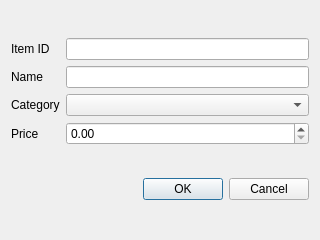
<?xml version="1.0" encoding="UTF-8"?>
<ui version="4.0">
 <class>EditItem</class>
 <widget class="QDialog" name="EditItem">
  <property name="geometry">
   <rect>
    <x>0</x>
    <y>0</y>
    <width>320</width>
    <height>240</height>
   </rect>
  </property>
  <property name="windowTitle">
   <string>Edit Item</string>
  </property>
  <layout class="QVBoxLayout" name="verticalLayout">
   <item>
    <layout class="QGridLayout" name="gridLayout">
     <item row="2" column="0">
      <widget class="QLabel" name="Category">
       <property name="text">
        <string>Category</string>
       </property>
      </widget>
     </item>
     <item row="3" column="0">
      <widget class="QLabel" name="Price">
       <property name="text">
        <string>Price</string>
       </property>
      </widget>
     </item>
     <item row="0" column="0">
      <widget class="QLabel" name="id">
       <property name="text">
        <string>Item ID</string>
       </property>
      </widget>
     </item>
     <item row="1" column="0">
      <widget class="QLabel" name="name">
       <property name="text">
        <string>Name</string>
       </property>
      </widget>
     </item>
     <item row="1" column="1">
      <widget class="QLineEdit" name="txtName"/>
     </item>
     <item row="0" column="1">
      <widget class="QLineEdit" name="txtId">
       <property name="styleSheet">
        <string notr="true"/>
       </property>
       <property name="readOnly">
        <bool>true</bool>
       </property>
      </widget>
     </item>
     <item row="3" column="1">
      <widget class="QDoubleSpinBox" name="txtPrice"/>
     </item>
     <item row="2" column="1">
      <widget class="QComboBox" name="txtcategory"/>
     </item>
    </layout>
   </item>
   <item>
    <widget class="QDialogButtonBox" name="buttonBox">
     <property name="orientation">
      <enum>Qt::Horizontal</enum>
     </property>
     <property name="standardButtons">
      <set>QDialogButtonBox::Cancel|QDialogButtonBox::Ok</set>
     </property>
    </widget>
   </item>
  </layout>
 </widget>
 <tabstops>
  <tabstop>txtId</tabstop>
  <tabstop>txtName</tabstop>
  <tabstop>txtPrice</tabstop>
 </tabstops>
 <resources/>
 <connections>
  <connection>
   <sender>buttonBox</sender>
   <signal>accepted()</signal>
   <receiver>EditItem</receiver>
   <slot>accept()</slot>
   <hints>
    <hint type="sourcelabel">
     <x>248</x>
     <y>254</y>
    </hint>
    <hint type="destinationlabel">
     <x>157</x>
     <y>274</y>
    </hint>
   </hints>
  </connection>
  <connection>
   <sender>buttonBox</sender>
   <signal>rejected()</signal>
   <receiver>EditItem</receiver>
   <slot>reject()</slot>
   <hints>
    <hint type="sourcelabel">
     <x>316</x>
     <y>260</y>
    </hint>
    <hint type="destinationlabel">
     <x>286</x>
     <y>274</y>
    </hint>
   </hints>
  </connection>
 </connections>
</ui>
